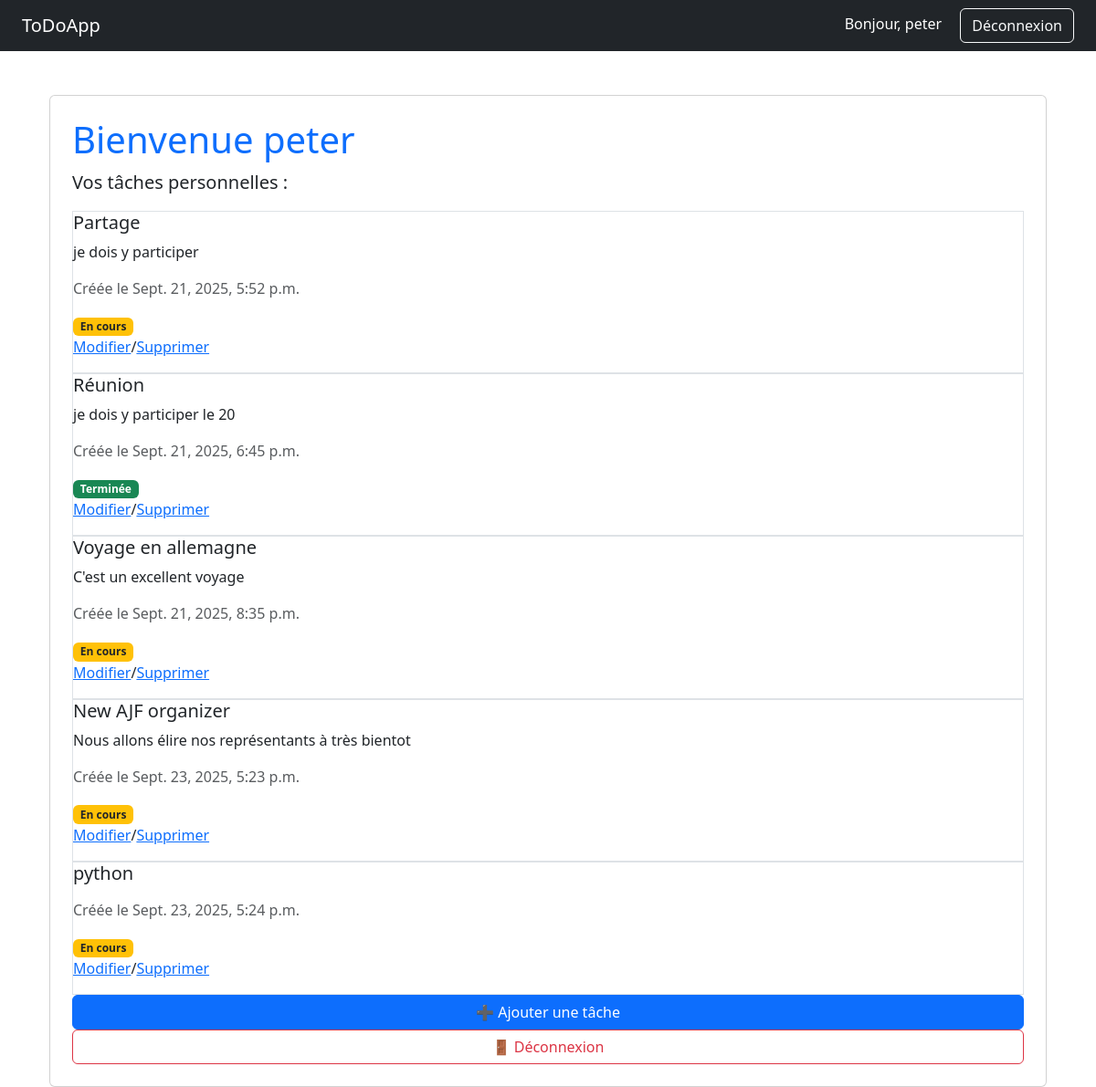
The app's page /home-user (signed in) with its own data.
### taches/models.py (models this page shows, shortened)
class Tache(models.Model):
    utilisateur = models.ForeignKey(User, on_delete=models.CASCADE, default=1)
    titre = models.CharField(max_length=300)
    description = models.TextField(blank=True, null=True)
    complet = models.BooleanField(default=False)
    date_creation = models.DateTimeField(auto_now_add=True)

### taches/views.py (the view)
# urls.py: path('home-user', home_user, name='home-user'),
def home_user(request):
    taches = Tache.objects.filter(utilisateur=request.user)
    return render(request, 'home_user.html', {'taches': taches})

### taches/templates/home_user.html (shortened to what this page needs)
{% extends 'base.html' %}
{% block content %}
    <div class="container mt-4">
    <div class="card p-4">
        <h1 class="text-primary">Bienvenue {{ user.username }}</h1>
        <p class="lead">Vos tâches personnelles :</p>
        {% for tache in taches %}
            <div class="border p-3 mb-3 rounded">
                <h5>{{ tache.titre }}</h5>
                <p>{{ tache.description }}</p>
                <p class="text-muted">Créée le {{ tache.date_creation }}</p>
                {% if tache.complet %}
                    <span class="badge bg-success">Terminée</span>
                {% else %}
                    <span class="badge bg-warning text-dark">En cours</span>
                {% endif %}
                <p><a href="{% url 'modifier-tache' tache.id%}">Modifier</a>/<a href="{% url 'supprimer-tache' tache.id%}">Supprimer</a>
            </div>
        {% empty %}
            <p>Aucune tâche trouvée.</p>
        {% endfor %}
        <a class="btn btn-primary" href="{% url 'ajouter-tache' %}">➕ Ajouter une tâche</a>
        <a class="btn btn-outline-danger" href="{% url 'logout-user' %}">🚪 Déconnexion</a>
    </div>
</div>
{% endblock %}

### templates/base.html (shortened to what this page needs)
<!DOCTYPE html>
<html lang="en">
<head>
    <link href="https://cdn.jsdelivr.net/npm/bootstrap@5.3.2/dist/css/bootstrap.min.css" rel="stylesheet">
</head>
<body>
    <nav class="navbar navbar-expand-lg navbar-dark bg-dark px-4">
        <a class="navbar-brand" href="{% url 'home' %}">ToDoApp</a>
        <div class="ms-auto">
            {% if user.is_authenticated %}
                <span class="text-white me-3">Bonjour, {{ user.username }}</span>
                <a class="btn btn-outline-light" href="{% url 'logout-user' %}">Déconnexion</a>
            {% else %}
                <a class="btn btn-outline-light me-2" href="{% url 'login-user' %}">Connexion</a>
                <a class="btn btn-light" href="{% url 'signup' %}">Inscription</a>
            {% endif %}
        </div>
    </nav>
    <div class="container mt-5">
        {% block content %}{% endblock %}
    </div>
</body>
</html>

### records on screen
Tache: titre "Partage", description "je dois y participer", date_creation "Sept. 21, 2025, 5:52 p.m.", complet "En cours"
Tache: titre "Réunion", description "je dois y participer le 20", date_creation "Sept. 21, 2025, 6:45 p.m.", complet "Terminée"
Tache: titre "Voyage en allemagne", description "C'est un excellent voyage", date_creation "Sept. 21, 2025, 8:35 p.m.", complet "En cours"
Tache: titre "New AJF organizer", description "Nous allons élire nos représentants à très bientot", date_creation "Sept. 23, 2025, 5:23 p.m.", complet "En cours"
Tache: titre "python", date_creation "Sept. 23, 2025, 5:24 p.m.", complet "En cours"

### other values on screen
{{ user.username }} "peter"
